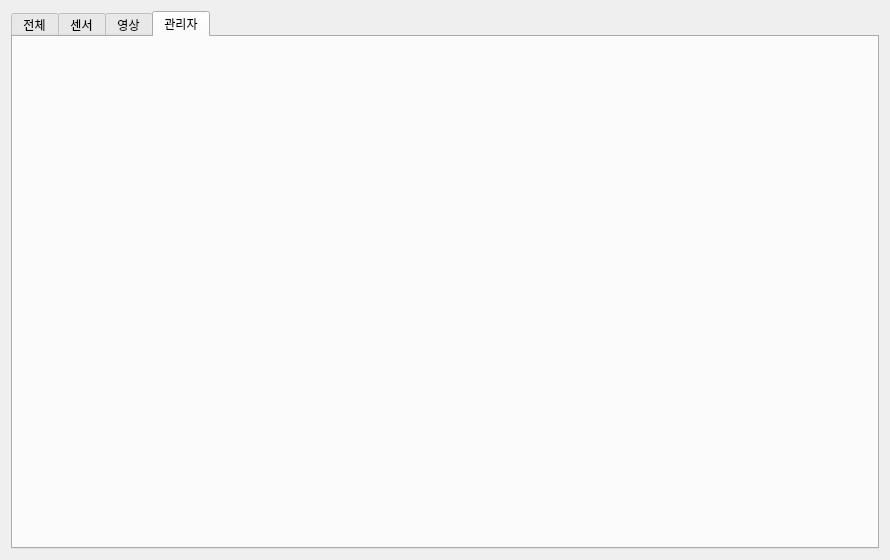
<?xml version="1.0" encoding="UTF-8"?>
<ui version="4.0">
 <class>MainWidget</class>
 <widget class="QWidget" name="MainWidget">
  <property name="geometry">
   <rect>
    <x>0</x>
    <y>0</y>
    <width>890</width>
    <height>560</height>
   </rect>
  </property>
  <property name="windowTitle">
   <string>MainWidget</string>
  </property>
  <layout class="QHBoxLayout" name="horizontalLayout">
   <item>
    <widget class="QTabWidget" name="pTabWidget">
     <property name="currentIndex">
      <number>3</number>
     </property>
     <widget class="QWidget" name="pTab1">
      <attribute name="title">
       <string>전체</string>
      </attribute>
     </widget>
     <widget class="QWidget" name="pTab2">
      <attribute name="title">
       <string>센서</string>
      </attribute>
     </widget>
     <widget class="QWidget" name="pTab3">
      <attribute name="title">
       <string>영상</string>
      </attribute>
     </widget>
     <widget class="QWidget" name="pTab4">
      <attribute name="title">
       <string>관리자</string>
      </attribute>
     </widget>
    </widget>
   </item>
  </layout>
 </widget>
 <resources/>
 <connections/>
</ui>
